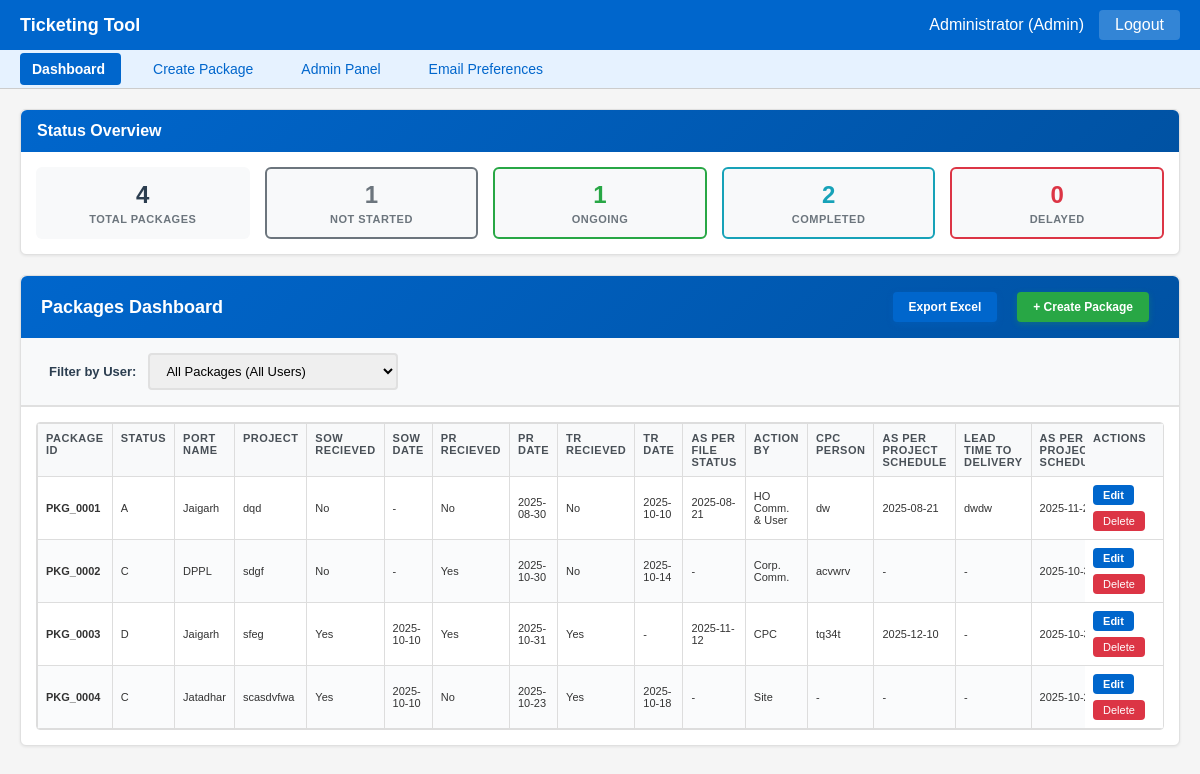
Screenshot of /dashboard (signed in) with the database file from the repository.
### models.py (models this page shows, shortened)
class User(db.Model):
    __tablename__ = 'users'
    username = db.Column(db.String(50), primary_key=True)
    password = db.Column(db.String(100), nullable=False)
    role = db.Column(db.String(20), nullable=False, default='user')
    name = db.Column(db.String(100), nullable=False)
    can_assign = db.Column(db.Boolean, default=False)
    permissions = db.Column(db.Text)  # Store as JSON string
    def get_permissions(self):
        return json.loads(self.permissions) if self.permissions else {}

class FieldConfig(db.Model):
    __tablename__ = 'field_configs'
    field_name = db.Column(db.String(100), primary_key=True)
    field_type = db.Column(db.String(50), nullable=False)
    label = db.Column(db.String(100), nullable=False)
    editable = db.Column(db.Boolean, default=True)
    options = db.Column(db.Text)  # Store as JSON string
    permissions = db.Column(db.Text)  # Store as JSON string
    def get_options(self):
        return json.loads(self.options) if self.options else []
    def get_permissions(self):
        return json.loads(self.permissions) if self.permissions else {}

class Package(db.Model):
    __tablename__ = 'packages'
    id = db.Column(db.String(50), primary_key=True)
    created_by = db.Column(db.String(50), nullable=False)
    created_at = db.Column(db.DateTime, default=datetime.utcnow)
    updated_by = db.Column(db.String(50))
    updated_at = db.Column(db.DateTime)
    assigned_users = db.Column(db.Text)  # Store as JSON string
    gantt_columns = db.Column(db.Text)  # Store as JSON string
    data_timeline = db.Column(db.Text)  # Store as JSON string
    data = db.Column(db.Text)  # Store as JSON string (legacy)
    user_permissions = db.Column(db.Text)
    def get_assigned_users(self):
        return json.loads(self.assigned_users) if self.assigned_users else []
    def get_gantt_columns(self):
        return json.loads(self.gantt_columns) if self.gantt_columns else []
    def get_data_timeline(self):
        return json.loads(self.data_timeline) if self.data_timeline else {}
    def get_data(self):
        return json.loads(self.data) if self.data else {}
    def get_user_permissions(self):
        return json.loads(self.user_permissions) if self.user_permissions else {}

### main.py (the view)
@app.route('/dashboard')
@login_required
def dashboard():
    packages = get_all_packages()
    config = {'fields': get_all_field_configs()}
    users = get_all_users()  # ADD THIS LINE - needed for filter dropdown
    filter_user = request.args.get('filter_user', 'all')
    if session['role'] != 'admin':
        user_packages = {}
        for pkg_id, pkg_data in packages.items():
            if session['username'] in pkg_data.get('assigned_users', []):
                user_packages[pkg_id] = pkg_data
        packages = user_packages
    else:
        if filter_user != 'all':
            filtered_packages = {}
            for pkg_id, pkg_data in packages.items():
                if filter_user in pkg_data.get('assigned_users', []):
                    filtered_packages[pkg_id] = pkg_data
            packages = filtered_packages
    return render_template('dashboard.html', packages=packages, config=config, users=users)

### templates/dashboard.html (shortened to what this page needs)
{% extends "base.html" %}
{% block content %}
{% if session.role == 'admin' %}
<div class="card">
    <div class="card-header" style="background: linear-gradient(135deg, #0066cc 0%, #0052a3 100%); color: white; padding: 12px 16px; border-radius: 6px 6px 0 0; border: none;">
        <div style="display: flex; align-items: center; gap: 10px;">
            <h3 style="margin: 0; font-size: 16px; font-weight: 600; color: white;">Status Overview</h3>
        </div>
    </div>
    <div class="card-body">
        {% set counts = namespace(not_started=0, ongoing=0, completed=0, delayed=0) %}
        {% for pkg_id, pkg in packages.items() %}
            {% if pkg.data_timeline %}
                {% set latest_col = pkg.gantt_columns[-1] %}
                {% set latest_data = pkg.data_timeline[latest_col] %}
            {% else %}
                {% set latest_data = pkg.data %}
            {% endif %}
            {% set sow = latest_data.get('SOW', '') %}
            {% set sow_date = latest_data.get('SOW DATE', '') %}
            {% set actual_closure = latest_data.get('ACTUAL CLOSURE DATE', '') %}
            {% set commercial_target = latest_data.get('COMMERCIAL TARGET DATE', '') %}
            {% if actual_closure %}
                {% set counts.completed = counts.completed + 1 %}
            {% elif not sow or sow|upper == 'NO' or not sow_date %}
                {% set counts.not_started = counts.not_started + 1 %}
            {% else %}
                {% set counts.ongoing = counts.ongoing + 1 %}
                {% if commercial_target %}
                    {% set today = '2025-10-09' %}
                    {% if commercial_target < today %}
                        {% set counts.delayed = counts.delayed + 1 %}
                    {% endif %}
                {% endif %}
            {% endif %}
        {% endfor %}
        <div class="stats-grid">
            <div class="stat-card">
                <div class="stat-value">{{ packages|length }}</div>
                <div class="stat-label">Total Packages</div>
            </div>
            <div class="stat-card" style="border-color: #6c757d;">
                <div class="stat-value" style="color: #6c757d;">{{ counts.not_started }}</div>
                <div class="stat-label">Not Started</div>
            </div>
            <div class="stat-card stat-ongoing">
                <div class="stat-value">{{ counts.ongoing }}</div>
                <div class="stat-label">Ongoing</div>
            </div>
            <div class="stat-card stat-completed">
                <div class="stat-value">{{ counts.completed }}</div>
                <div class="stat-label">Completed</div>
            </div>
            <div class="stat-card" style="border-color: #dc3545;">
                <div class="stat-value" style="color: #dc3545;">{{ counts.delayed }}</div>
                <div class="stat-label">Delayed</div>
            </div>
        </div>
    </div>
</div>
{% endif %}
<div class="card">
        <div class="card-header" style="background: linear-gradient(135deg, #0066cc 0%, #0052a3 100%); color: white; padding: 16px 20px; border-radius: 6px 6px 0 0; border: none;">
            <div style="display: flex; justify-content: space-between; align-items: center;">
                <div style="display: flex; align-items: center; gap: 12px;">
                    <div>
                        <h2 style="margin: 0; font-size: 18px; font-weight: 600; color: white;">Packages Dashboard</h2>
                    </div>
                </div>
                <div style="display: flex; gap: 10px;">
                    <a href="{{ url_for('export_excel', filter_user=request.args.get('filter_user', 'all')) }}"
                    class="btn btn-primary"
                    style="font-size: 12px; padding: 8px 16px; font-weight: 600; border: none; box-shadow: 0 2px 6px rgba(0, 102, 204, 0.3); text-decoration: none;">
                         Export Excel
                    </a>
                    {% if fresh_permissions.get('package_create', False) or session.role == 'admin' %}
                    <a href="{{ url_for('create_package') }}"
                    class="btn btn-success"
                    style="font-size: 12px; padding: 8px 16px; font-weight: 600; border: none; box-shadow: 0 2px 6px rgba(40, 167, 69, 0.3); text-decoration: none;">
                        + Create Package
                    </a>
                    {% endif %}
                </div>
            </div>
        </div>
        {% if session.role == 'admin' %}
        <div style="padding: 15px 20px; background: #f8f9fa; border-bottom: 2px solid #e0e0e0;">
            <form method="GET" action="{{ url_for('dashboard') }}" style="display: flex; align-items: center; gap: 12px; flex-wrap: wrap;">
                <label style="font-size: 13px; font-weight: 600; color: #2c3e50; margin: 0;">
                    Filter by User:
                </label>
                <select name="filter_user"
                        class="form-control"
                        style="width: auto; min-width: 250px; padding: 8px 12px; font-size: 13px; border: 2px solid #e0e0e0; border-radius: 4px;"
                        onchange="this.form.submit()">
                    <option value="all" {% if request.args.get('filter_user', 'all') == 'all' %}selected{% endif %}>
                        All Packages (All Users)
                    </option>
                </select>
            </form>
        </div>
        {% endif %}
    <div class="card-body">
        {% if packages %}
        <div class="table-container">
            <table class="table dashboard-table">
                <thead>
                    <tr>
                        <th>Package ID</th>
                        <th>Status</th>
                        {% for field_name, field_config in config.fields.items() %}
                        {% if field_name not in ['STATUS', 'status'] %}
                        <th>{{ field_config.label }}</th>
                        {% endif %}
                        {% endfor %}
                        <th style="position: sticky; right: 0; z-index: 15; background-color: #f8f9fa;">Actions</th>
                    </tr>
                </thead>
                <tbody>
                    {% for package_id, package in packages.items() %}
                    <tr>
                        <td><strong>{{ package_id }}</strong></td>
                        <td>
                            {% if package.data_timeline %}
                                {% set latest_column = package.gantt_columns[-1] %}
                                {% set status_value = package.data_timeline[latest_column].get('STATUS', package.data_timeline[latest_column].get('status', '')).lower() %}
                            {% else %}
                                {% set status_value = package.data.get('STATUS', package.data.get('status', '')).lower() %}
                            {% endif %}
                            {% if status_value %}
                            <span class="status-{{ status_value }}">
                                {% if package.data_timeline %}
                                    {{ package.data_timeline[latest_column].get('STATUS', package.data_timeline[latest_column].get('status', '')) }}
                                {% else %}
                                    {{ package.data.get('STATUS', package.data.get('status', '')) }}
                                {% endif %}
                            </span>
                            {% else %}
                            <span style="color: #999;">-</span>
                            {% endif %}
                        </td>
                        {% for field_name, field_config in config.fields.items() %}
                        {% if field_name not in ['STATUS', 'status'] %}
                        <td>
                            {% if field_config.type == 'multiselect' %}
                                {% if package.data_timeline %}
                                    {% set latest_column = package.gantt_columns[-1] %}
                                    {% set field_value = package.data_timeline[latest_column].get(field_name, []) %}
                                {% else %}
                                    {% set field_value = package.data.get(field_name, []) %}
                                {% endif %}
                                {% if field_value %}
                                    {{ field_value|join(', ') }}
                                {% else %}
                                    <span style="color: #999;">-</span>
                                {% endif %}
                            {% else %}
                                {% if package.data_timeline %}
                                    {% set latest_column = package.gantt_columns[-1] %}
                                    {% set field_value = package.data_timeline[latest_column].get(field_name, '') %}
                                {% else %}
                                    {% set field_value = package.data.get(field_name, '') %}
                                {% endif %}
                                {{ field_value if field_value else '-' }}
                            {% endif %}
                        </td>
                        {% endif %}
                        {% endfor %}
                        <td style="position: sticky; right: 0; z-index: 10; background-color: white; box-shadow: -2px 0 4px rgba(0,0,0,0.05);">
                            {% set pkg_perms = package.user_permissions.get(session.username, {}) %}
                            {% set can_edit = fresh_role == 'admin' %}
                            {% set can_delete = fresh_role == 'admin' %}
                            {% if fresh_role != 'admin' %}
                                {% if pkg_perms and 'can_edit' in pkg_perms %}
                                    {% set can_edit = pkg_perms.can_edit %}
                                {% else %}
                                    {% set can_edit = fresh_permissions.get('package_update', False) %}
                                {% endif %}
                                {% if pkg_perms and 'can_delete' in pkg_perms %}
                                    {% set can_delete = pkg_perms.can_delete %}
                                {% else %}
                                    {% set can_delete = fresh_permissions.get('package_delete', False) %}
                                {% endif %}
                            {% endif %}
                            <div class="action-buttons">
                                {% if can_edit and (fresh_role == 'admin' or session.username in package.assigned_users) %}
                                <a href="{{ url_for('edit_package', package_id=package_id) }}" class="btn btn-primary btn-sm">Edit</a>
                                {% endif %}
                                {% if can_delete %}
                                <a href="{{ url_for('delete_package', package_id=package_id) }}"
                                class="btn btn-danger btn-sm"
                                onclick="return confirm('Delete this package?')">Delete</a>
                                {% endif %}
                            </div>
                        </td>
                    </tr>
                    {% endfor %}
                </tbody>
            </table>
        </div>
        {% endif %}
    </div>
</div>
{% endblock %}

### templates/base.html (shortened to what this page needs)
<!DOCTYPE html>
<html lang="en">
<head>
</head>
<body>
    {% if session.username %}
    <div class="header">
        <h1>Ticketing Tool</h1>
        <div class="user-info">
            <span>{{ session.name }} ({{ session.role|title }})</span>
            <a href="{{ url_for('logout') }}"
            style="color: white; text-decoration: none; padding: 6px 16px; background-color: rgba(255, 255, 255, 0.2); border-radius: 4px; font-weight: 500; transition: all 0.2s;"
            onmouseover="this.style.backgroundColor='rgba(255, 255, 255, 0.3)'"
            onmouseout="this.style.backgroundColor='rgba(255, 255, 255, 0.2)'">
                Logout
            </a>
        </div>
    </div>
    <div class="nav">
        <a href="{{ url_for('dashboard') }}"
        class="{% if request.endpoint == 'dashboard' %}nav-active{% endif %}">
            Dashboard
        </a>
        {% if session.get('permissions', {}).get('package_create', False) or session.can_assign or session.role == 'admin' %}
        <a href="{{ url_for('create_package') }}"
        class="{% if request.endpoint == 'create_package' %}nav-active{% endif %}">
            Create Package
        </a>
        {% endif %}
        {% if session.role == 'admin' %}
        <a href="{{ url_for('admin_panel') }}"
        class="{% if request.endpoint in ['admin_panel', 'admin_users', 'admin_config', 'admin_permissions'] %}nav-active{% endif %}">
            Admin Panel
        </a>
        {% endif %}
        {% if session.role == 'admin' %}
            <a href="{{ url_for('email_preferences') }}">Email Preferences</a>
        {% endif %}
    </div>
    {% endif %}
    <div class="container{% if request.endpoint in ['login'] %} container-narrow{% endif %}">
        {% block content %}{% endblock %}
    </div>
</body>
</html>

### rows the page displays
User: name "Administrator"
FieldConfig: label "PORT NAME", field_value "Jaigarh", field_value "DPPL", field_value "Jatadhar"
FieldConfig: label "PROJECT", field_value "dqd", field_value "sdgf", field_value "sfeg", field_value "scasdvfwa"
FieldConfig: label "SOW RECIEVED", field_value "No", field_value "Yes"
FieldConfig: label "SOW DATE", field_value "-", field_value "2025-10-10"
FieldConfig: label "PR RECIEVED", field_value "No", field_value "Yes"
FieldConfig: label "PR DATE", field_value "2025-08-30", field_value "2025-10-30", field_value "2025-10-31", field_value "2025-10-23"
FieldConfig: label "TR RECIEVED", field_value "No", field_value "Yes"
FieldConfig: label "TR DATE", field_value "2025-10-10", field_value "2025-10-14", field_value "-", field_value "2025-10-18"
FieldConfig: label "AS PER FILE STATUS", field_value "2025-08-21", field_value "-", field_value "2025-11-12"
FieldConfig: label "ACTION BY", field_value "HO Comm. & User", field_value "Corp. Comm.", field_value "CPC", field_value "Site"
FieldConfig: label "CPC PERSON", field_value "dw", field_value "acvwrv", field_value "tq34t", field_value "-"
FieldConfig: label "AS PER PROJECT SCHEDULE", field_value "2025-08-21", field_value "-", field_value "2025-12-10"
FieldConfig: label "LEAD TIME TO DELIVERY", field_value "dwdw", field_value "-"
FieldConfig: label "AS PER PROJECT SCHEDULE", field_value "2025-11-20", field_value "2025-10-31", field_value "2025-10-24"
Package: id "PKG_0001", data_timeline "A"
Package: id "PKG_0002", data_timeline "C"
Package: id "PKG_0003", data_timeline "D"
Package: id "PKG_0004", data_timeline "C"

### other values shown
{{ session.role|title }} "Admin"
{{ packages|length }} "4"
{{ counts.not_started }} "1"
{{ counts.ongoing }} "1"
{{ counts.completed }} "2"
{{ counts.delayed }} "0"
